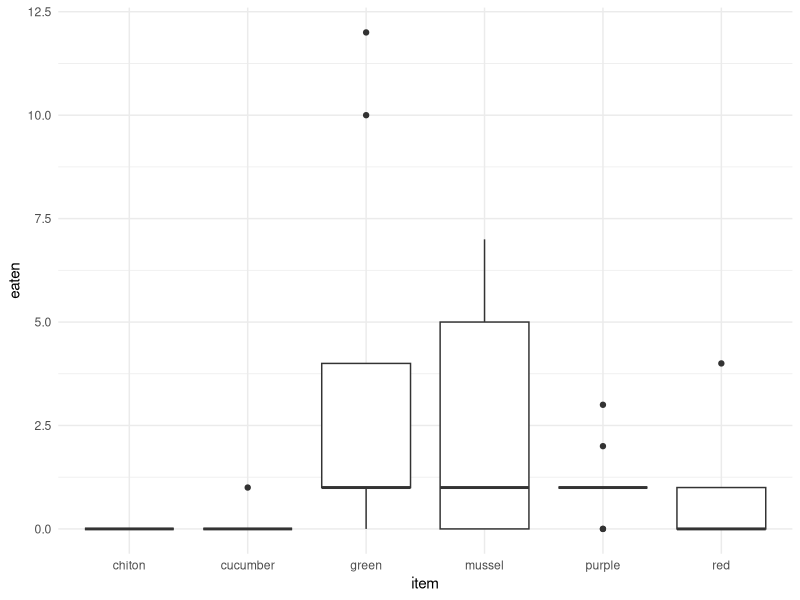
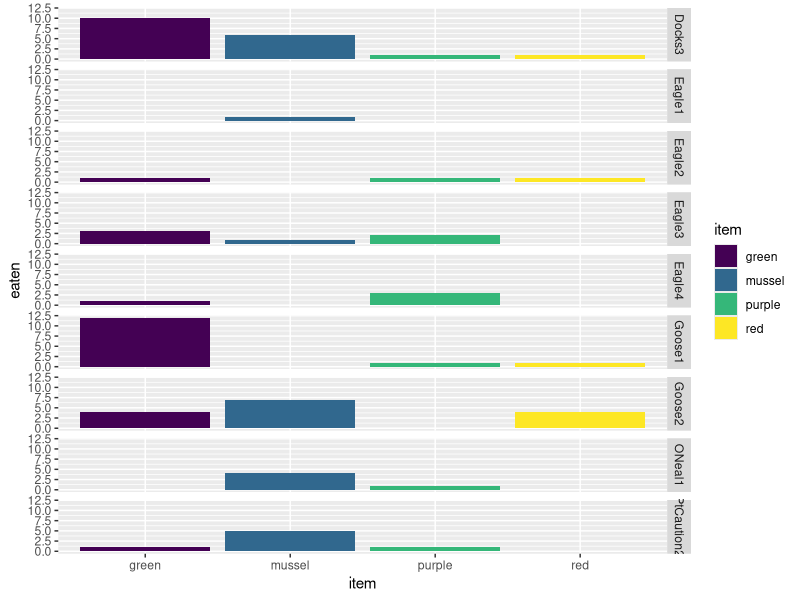
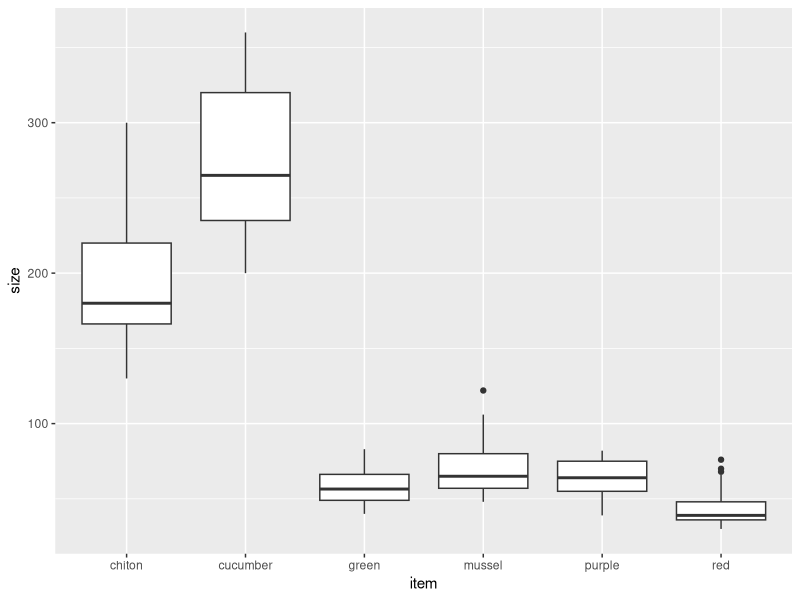
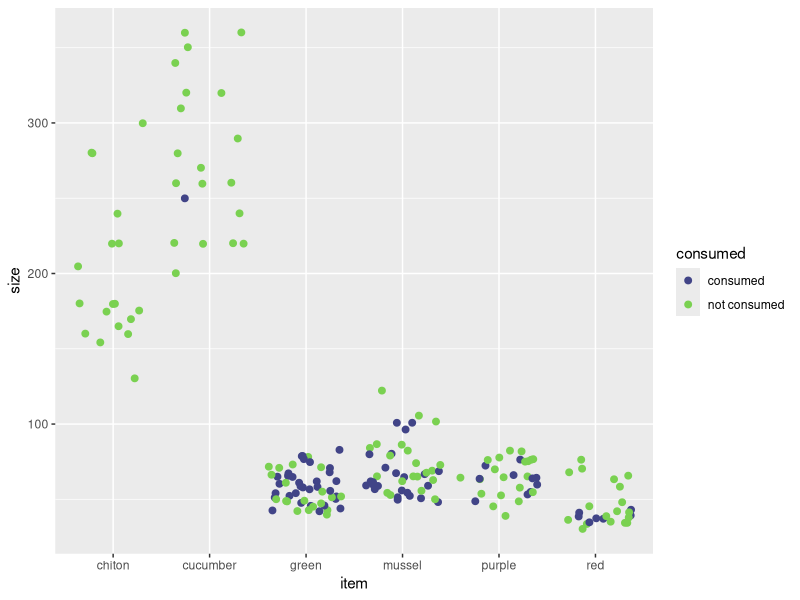
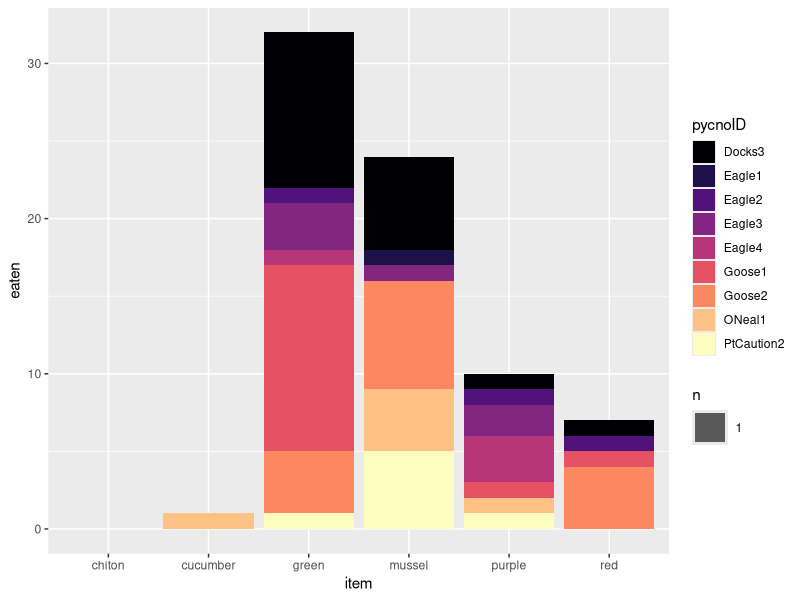
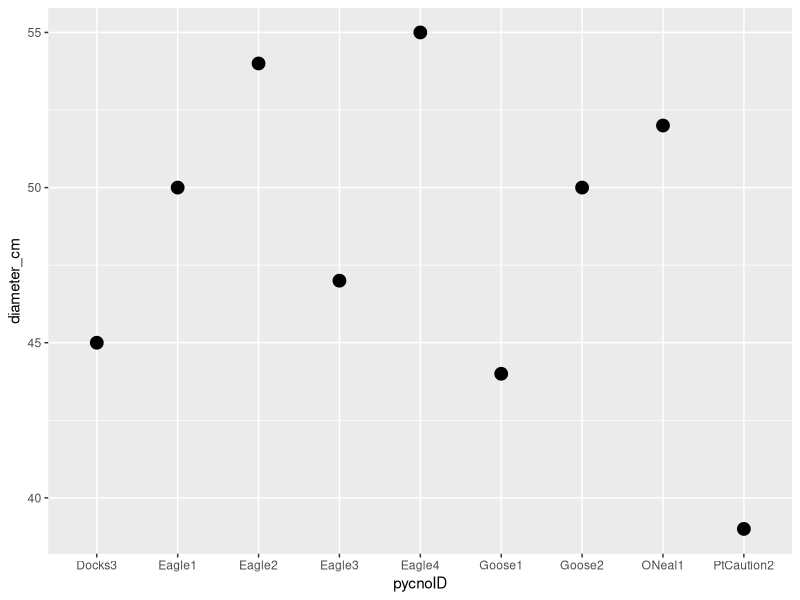

R code for these plots, in order:
#++++++++++++++++++++++++++++++++++++++++++++++++++++++++++++++++++++++++++++++++++
#                                                                                ##
# Pycno Feeding Preference Cafeteria Experiment                                  ##
# Data are current as of 2022-08-04                                              ##
# Data source: Ross Whippo - OIMB/FHL                                            ##
# R code prepared by Ross Whippo                                                 ##
# Last updated 2022-08-04                                                        ##
#                                                                                ##
#++++++++++++++++++++++++++++++++++++++++++++++++++++++++++++++++++++++++++++++++++

# SUMMARY:


# Required Files (check that script is loading latest version):
# PycnoFeeding_cafeteria.csv

# Associated Scripts:
# FILE.R

# TO DO 

# +++++++++++++++++++++++++++++++++++++++++++++++++++++++++++++++++++++++++++++++++
# TABLE OF CONTENTS                                                            ####
#                                                                                 +
# RECENT CHANGES TO SCRIPT                                                        +
# LOAD PACKAGES                                                                   +
# READ IN AND PREPARE DATA                                                        +
# MANIPULATE DATA                                                                 +
#                                                                                 +
#++++++++++++++++++++++++++++++++++++++++++++++++++++++++++++++++++++++++++++++++++

#++++++++++++++++++++++++++++++++++++++++++++++++++++++++++++++++++++++++++++++++++
# RECENT CHANGES TO SCRIPT                                                     ####
#++++++++++++++++++++++++++++++++++++++++++++++++++++++++++++++++++++++++++++++++++

# 2022-08-04 Script created

#++++++++++++++++++++++++++++++++++++++++++++++++++++++++++++++++++++++++++++++++++
# LOAD PACKAGES                                                                ####
#++++++++++++++++++++++++++++++++++++++++++++++++++++++++++++++++++++++++++++++++++

library(tidyverse)
library(viridis)

#++++++++++++++++++++++++++++++++++++++++++++++++++++++++++++++++++++++++++++++++++
# READ IN AND PREPARE DATA                                                     ####
#++++++++++++++++++++++++++++++++++++++++++++++++++++++++++++++++++++++++++++++++++

cafeteria <- read_csv("Data/PycnoFeeding_cafeteria.csv")
PycnoMetrics <- read_csv("Data/PycnoMetrics.csv")

#++++++++++++++++++++++++++++++++++++++++++++++++++++++++++++++++++++++++++++++++++
# MANIPULATE DATA                                                              ####
#++++++++++++++++++++++++++++++++++++++++++++++++++++++++++++++++++++++++++++++++++

# create column for counts of consumed critters
consumed <- cafeteria %>%
  mutate(consumed = as.integer(!(is.na(consumed_date)))) %>%
  group_by(pycnoID, item) %>%
  summarise(eaten = sum(consumed))

#++++++++++++++++++++++++++++++++++++++++++++++++++++++++++++++++++++++++++++++++++
# FIGURES                                                                      ####
#++++++++++++++++++++++++++++++++++++++++++++++++++++++++++++++++++++++++++++++++++

# boxplot of number of items consumed per pycno

consumed %>%
  ggplot(aes(x = item, y = eaten)) +
  geom_boxplot() +
  theme_minimal()

# barplot of consumption by pycno
consumed %>% filter(item %in% c('green', 'mussel', 'red', 'purple')) %>%
  ggplot(aes(x = item, y = eaten, fill = item)) +
  geom_col() +
  scale_fill_viridis(discrete = TRUE) +
  facet_grid(pycnoID~.)

# barplot of prey sizes
cafeteria %>%
  ggplot(aes(x = item, y = size)) +
  geom_boxplot()

# consumed prey by size
cafeteria %>%
  mutate(consumed = as.character(as.integer(!(is.na(consumed_date))))) %>%
  mutate(consumed = recode(consumed, '1' = 'consumed', '0' = 'not consumed')) %>%
  ggplot(aes(x = item, y = size, color = consumed)) +
  geom_point(size = 2, position = "jitter") +
  scale_color_viridis(discrete = TRUE, begin = 0.2, end = 0.8, option = "D")

# total number of prey items eaten across all trials
consumed %>%
  ggplot(aes(x = item, y = eaten, fill = pycnoID)) +
  geom_bar(stat = "sum") +
  scale_fill_viridis(discrete = TRUE, option = "A")

# Pycno Sizes
PycnoMetrics %>%
  ggplot(aes(x = pycnoID, y = diameter_cm)) +
  geom_point(size = 4)



####
#<<<<<<<<<<<<<<<<<<<<<<<<<<END OF SCRIPT>>>>>>>>>>>>>>>>>>>>>>>>#

# SCRATCH PAD ####

here <- cafeteria %>%
  mutate(consumed = as.integer(!(is.na(consumed_date))))
